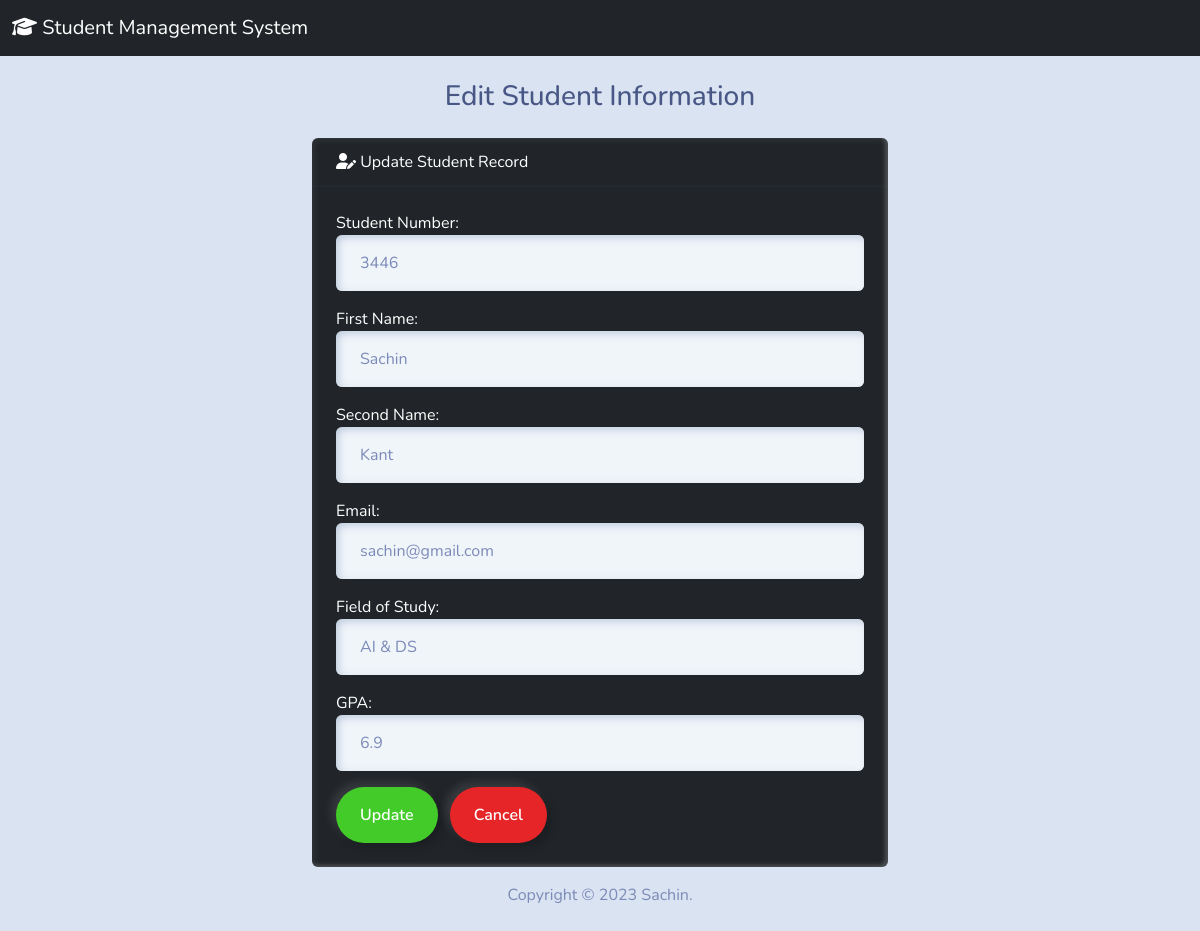
Page /edit/1/ on the committed database.
### students/models.py (models this page shows, shortened)
class Students(models.Model):
    student_number =models.PositiveBigIntegerField()
    first_name = models.CharField(max_length=50)
    last_name = models.CharField(max_length=50)
    email = models.EmailField(max_length=150)
    field_of_study = models.CharField(max_length=50)
    gpa = models.FloatField()

### students/views.py (the view)
# urls.py: path('edit/<int:id>/', views.edit, name='edit'),
def edit(request, id):
    if request.method == 'POST':
        student = Students.objects.get(pk=id)
        form = StudentForm(request.POST, instance=student)
        if form.is_valid():
            form.save()
            return render(request, 'students/edit.html', {
                'form': form,
                'success': True
            })
    else:
        student = Students.objects.get(pk=id)
        form = StudentForm(instance=student)
    return render(request, 'students/edit.html', {'form': form})

### students/forms.py
class StudentForm(forms.ModelForm):
    class Meta:
        model = Students
        fields = ['student_number', 'first_name', 'last_name', 'email', 'field_of_study', 'gpa']
        labels= {
            'student_number': 'Student Number',
            'first_name': 'First Name',
            'last_name': 'Second Name',
            'email': 'Email',
            'field_of_study': 'Field of Study',
            'gpa': 'GPA'
        }
        widgets = {
            'student_number': forms.NumberInput(attrs={'class': 'form-control'}),
            'first_name': forms.TextInput(attrs={'class': 'form-control'}),
            'last_name': forms.TextInput(attrs={'class': 'form-control'}),
            'email': forms.EmailInput(attrs={'class': 'form-control'}),
            'field_of_study': forms.TextInput(attrs={'class': 'form-control'}),
            'gpa': forms.NumberInput(attrs={'class': 'form-control'})
        }

### students/templates/students/edit.html (shortened to what this page needs)
{% extends 'students/base.html' %}
{% block content %}
<h3 class="text-center m-4">Edit Student Information</h3>
{% if success %}
<div class="text-center">
    <div class="alert alert-success m-4" role="alert">
        <h4 class="text-white">The student information updated successfully!!</h4>
    </div>
    <a href="{% url 'index' %}"><button type="button" class="btn btn-outline-primary ms-4 mt-4">Go to Home Page</button></a>
</div>
{% else %}
    <div class="row justify-content-center">
        <div class="col-6">
            <div class="card text-white bg-dark mb-3">
                <div class="card-header">
                    <i class="fa-solid fa-user-pen"></i> Update Student Record
                </div>
                <div class="card-body">
                  <form action="" method="POST">
                    {{ form.as_p }}
                    <button type="submit" class="btn btn-outline-success me-1">Update</button>
                    <a href="{% url 'index' %}" class="btn btn-outline-danger ms-1">Cancel</a>
                  </form>
                </div>
              </div>
        </div>
    </div>
{% endif %}
{% endblock %}

### rows in the picture
Students: student_number "3446", first_name "Sachin", last_name "Kant", email "sachin@gmail.com", field_of_study "AI & DS", gpa "6.9"
